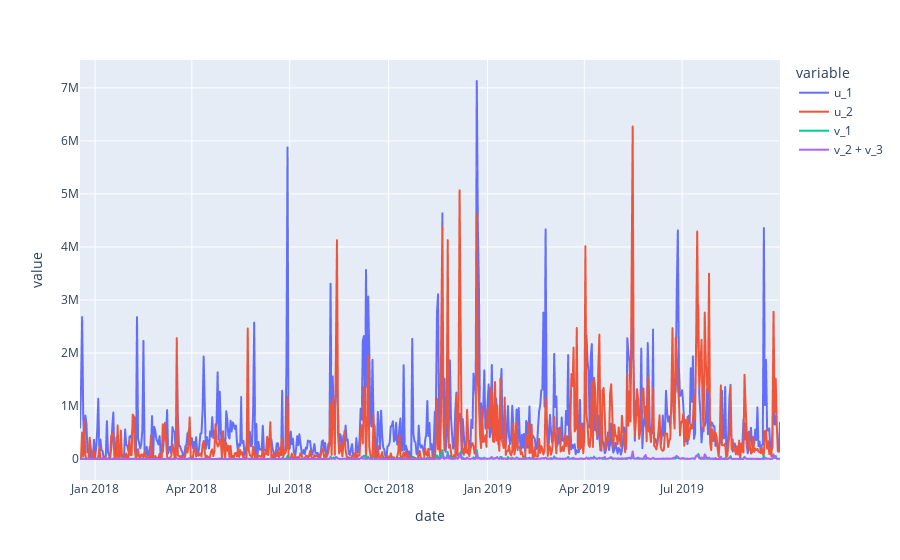

The notebook cell this image was saved under:
### Code cell
debt_market_df[['u_1', 'u_2', 'v_1', 'v_2 + v_3']].plot()

### Figure 1 — Plotly figure (JSON) as saved in the notebook; plotly's stock layout.template omitted (floating-point values rounded to 4 significant figures; data arrays with more than 128 entries replaced by an {"elided": "..."} marker saying what was removed)
{"data": [{"hovertemplate": "variable=u_1<br>date=%{x}<br>value=%{y}<extra></extra>", "legendgroup": "u_1", "line": {"color": "#636efa", "dash": "solid"}, "mode": "lines", "name": "u_1", "showlegend": true, "type": "scattergl", "x": {"elided": "652 str values"}, "xaxis": "x", "y": {"elided": "652 float values"}, "yaxis": "y"}, {"hovertemplate": "variable=u_2<br>date=%{x}<br>value=%{y}<extra></extra>", "legendgroup": "u_2", "line": {"color": "#EF553B", "dash": "solid"}, "mode": "lines", "name": "u_2", "showlegend": true, "type": "scattergl", "x": {"elided": "652 str values"}, "xaxis": "x", "y": {"elided": "652 float values"}, "yaxis": "y"}, {"hovertemplate": "variable=v_1<br>date=%{x}<br>value=%{y}<extra></extra>", "legendgroup": "v_1", "line": {"color": "#00cc96", "dash": "solid"}, "mode": "lines", "name": "v_1", "showlegend": true, "type": "scattergl", "x": {"elided": "652 str values"}, "xaxis": "x", "y": {"elided": "652 float values"}, "yaxis": "y"}, {"hovertemplate": "variable=v_2 + v_3<br>date=%{x}<br>value=%{y}<extra></extra>", "legendgroup": "v_2 + v_3", "line": {"color": "#ab63fa", "dash": "solid"}, "mode": "lines", "name": "v_2 + v_3", "showlegend": true, "type": "scattergl", "x": {"elided": "652 str values"}, "xaxis": "x", "y": {"elided": "652 float values"}, "yaxis": "y"}], "layout": {"legend": {"title": {"text": "variable"}, "tracegroupgap": 0}, "margin": {"t": 60}, "xaxis": {"anchor": "y", "domain": [0, 1], "title": {"text": "date"}}, "yaxis": {"anchor": "x", "domain": [0, 1], "title": {"text": "value"}}}}
